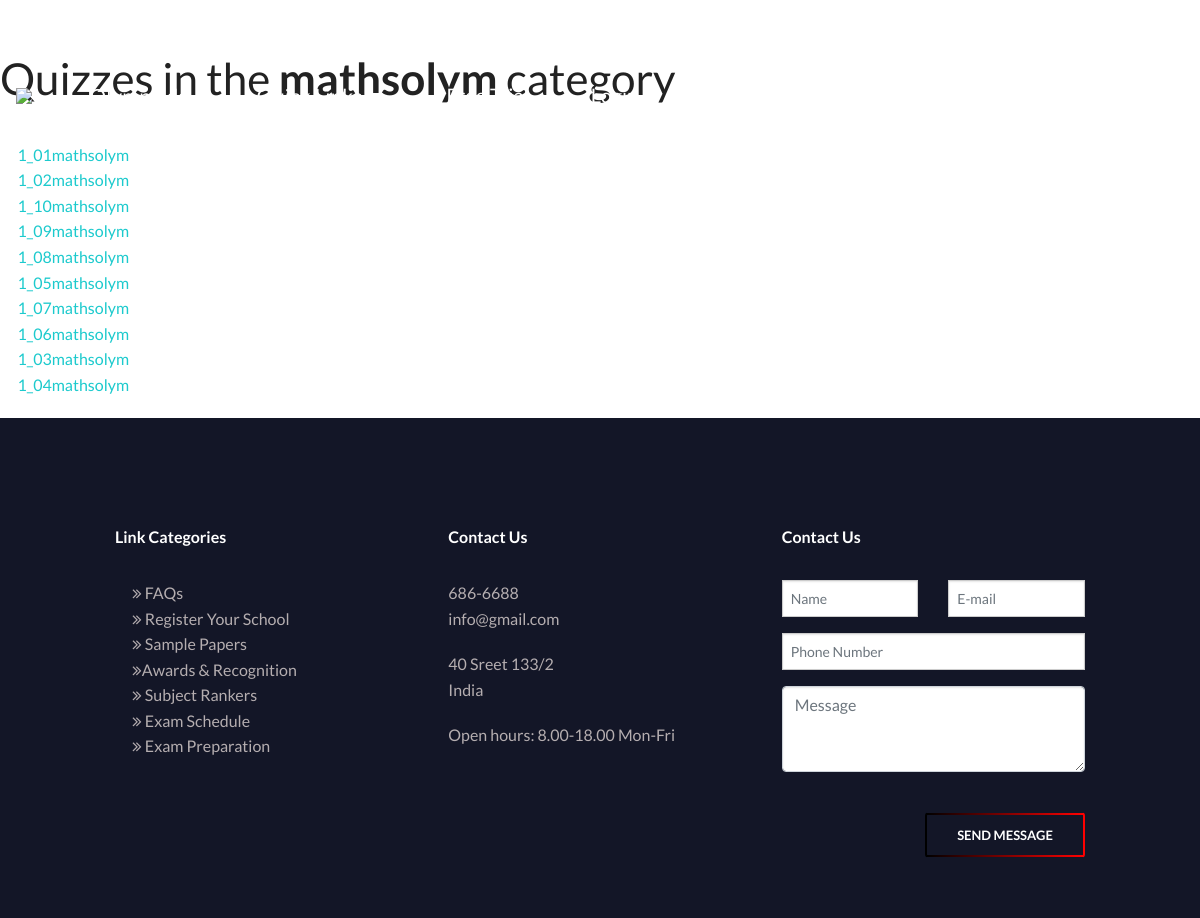
The page /category/mathsolym/ on the database its author committed.
### quiz/models.py (models this page shows, shortened)
class Category(models.Model):
    category = models.CharField(
        verbose_name=_("Category"),
        max_length=250, blank=True,
        unique=True, null=True)
    objects = CategoryManager()
    class Meta:
        verbose_name = _("Category")
        verbose_name_plural = _("Categories")

class Quiz(models.Model):
    title = models.CharField(
        verbose_name=_("Title"),
        max_length=60, blank=False)
    url = models.SlugField(
        max_length=60, blank=False,
        help_text=_("a user friendly url"),
        verbose_name=_("user friendly url"))
    category = models.ForeignKey(
        Category, null=True, blank=True,
        verbose_name=_("Category"), on_delete=models.CASCADE)
    standard = models.ForeignKey(
            Standard, null=True, blank=True,
            verbose_name=_("Standard"), on_delete=models.CASCADE)
    random_order = models.BooleanField(
        blank=False, default=False,
        verbose_name=_("Random Order"),
        help_text=_("Display the questions in "
                    "a random order or as they "
                    "are set?"))
    max_questions = models.PositiveIntegerField(
        blank=True, null=True, verbose_name=_("Max Questions"),
        help_text=_("Number of questions to be answered on each attempt."))
    answers_at_end = models.BooleanField(
        blank=False, default=False,
        help_text=_("Correct answer is NOT shown after question."
                    " Answers displayed at the end."),
        verbose_name=_("Answers at end"))
    exam_paper = models.BooleanField(
        blank=False, default=False,
        help_text=_("If yes, the result of each"
                    " attempt by a user will be"
                    " stored. Necessary for marking."),
        verbose_name=_("Exam Paper"))
    single_attempt = models.BooleanField(
        blank=False, default=False,
        help_text=_("If yes, only one attempt by"
                    " a user will be permitted."
                    " Non users cannot sit this exam."),
        verbose_name=_("Single Attempt"))
    pass_mark = models.SmallIntegerField(
        blank=True, default=0,
        verbose_name=_("Pass Mark"),
        help_text=_("Percentage required to pass exam."),
        validators=[MaxValueValidator(100)])
    draft = models.BooleanField(
        blank=True, default=False,
        verbose_name=_("Draft"),
        help_text=_("If yes, the quiz is not displayed"
                    " in the quiz list and can only be"
                    " taken by users who can edit"
                    " quizzes."))
    ispaid =  models.BooleanField(blank=True, default=False, help_text=_("If yes, than  quiz is subscribed by user"))
    ispaid_final =  models.BooleanField(blank=True, default=False, help_text=_("If yes, than  quiz is subscribed by user"))
    class Meta:
        verbose_name = _("Quiz")
        verbose_name_plural = _("Quizzes")

### quiz/views.py (the view)
class ViewQuizListByCategory(ListView):
    model = Quiz
    template_name = 'view_quiz_category.html'
    def dispatch(self, request, *args, **kwargs):
        self.category = get_object_or_404(
            Category,
            category=self.kwargs['category_name']
        )
        return super(ViewQuizListByCategory, self).\
            dispatch(request, *args, **kwargs)
    def get_context_data(self, **kwargs):
        context = super(ViewQuizListByCategory, self)\
            .get_context_data(**kwargs)
        context['category'] = self.category
        return context
    def get_queryset(self):
        queryset = super(ViewQuizListByCategory, self).get_queryset()
        return queryset.filter(category=self.category, draft=False)

### quiz/templates/view_quiz_category.html (shortened to what this page needs)
{% extends 'base.html' %}
{% load i18n %}
{% block body %}
<h1>{% trans "Quizzes in the" %} <strong>{{ category.category }} </strong>{% trans "category" %}</h1>
  {% with object_list as quizzes %}
    {% if quizzes %}
        <ul>
        {% for quiz in quizzes %}
            <li>
			  <a href="{% url 'quiz_question' quiz_name=quiz.url %}">
				{{ quiz.title }}
			  </a>
			</li>
        {% endfor %}
        </ul>
    {% else %}
        <p>{% trans "There are no quizzes" %}</p>
    {% endif %}
  {% endwith %}
{% endblock %}

### static/Style.css (style rules this page uses)
body { padding: 0%; margin: 0%; font-family: 'Lato'; }
*, *::before, *::after { margin: 0; padding:0; box-sizing: border-box; }
html { font-family: 'Roboto',sans-serif; font-size: 10px; height: 100%; }
body { overflow-x: hidden; height: 100%; }
ul { list-style: none; }

### rows shown on the page
Category: category "mathsolym"
Quiz: title "1_01mathsolym"
Quiz: title "1_02mathsolym"
Quiz: title "1_10mathsolym"
Quiz: title "1_09mathsolym"
Quiz: title "1_08mathsolym"
Quiz: title "1_05mathsolym"
Quiz: title "1_07mathsolym"
Quiz: title "1_06mathsolym"
Quiz: title "1_03mathsolym"
Quiz: title "1_04mathsolym"
